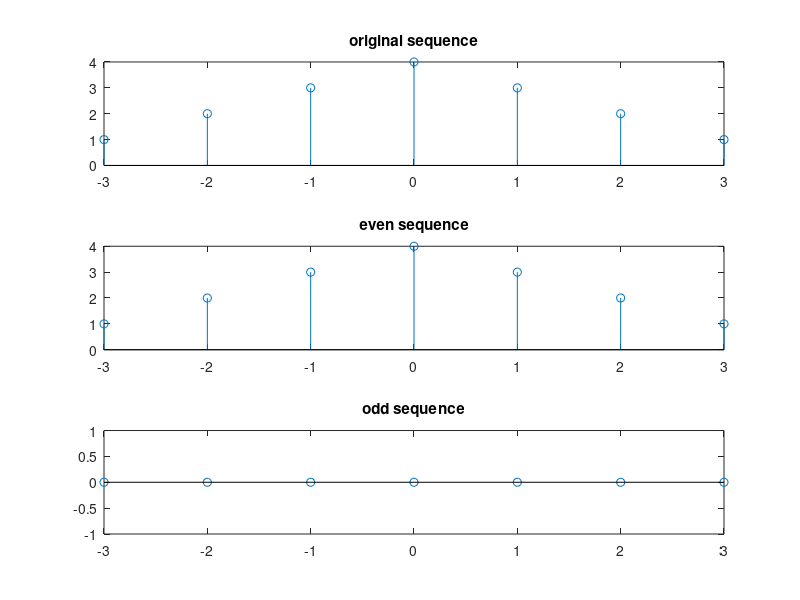

Source code (MATLAB):
clc
clear all;
close all;
x = [1,2,3,4,3,2,1];%you can give user input of the sequence as well
n= -3:-3+numel(x)-1;%you can give user input
%original
subplot(3,1,1)
stem(n,x)
title('original sequence');
xflip = fliplr(x);
%even
xe = (x + xflip)/2;
subplot(3,1,2)
stem(n,xe)
title('even sequence');
%odd
xo = (x - xflip)/2;
subplot(3,1,3)
stem(n,xo)
title('odd sequence');